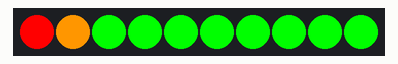
Recording of a sketch running on a simulated Arduino Uno, built with avr-gcc and run on an emulated ATmega328P. Parts: 10 RGB LEDs in strip order, left to right.

Above: at 0.1 s.
At 1.1 s:
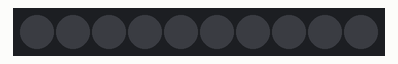
At 2.1 s:
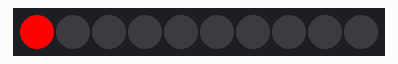
At 3.1 s:
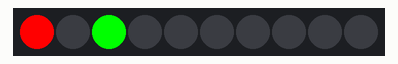
At 5.1 s:
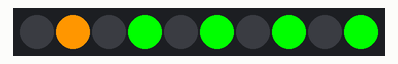
At 7.1 s:
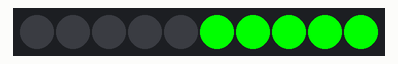

Measured:
- by itself, everything shown: repeats every 8.0 s, in 8 steps
- what the display in image 1 shows lasts 1.0 s, from 1.0 s to 2.0 s

The sketch:

BasicControl.ino
```cpp
/*
Grove LED Bar - Basic Control Example
This example will show you how to use the setBits() function of this library.
Set any combination of LEDs using 10 bits.
Least significant bit controls the first LED.

The setBits() function sets the current state, one bit for each LED.
First 10 bits from the right control the 10 LEDs.

eg. 0b00000jihgfedcba
a = LED 1, b = LED 2, c = LED 3, etc.

dec    hex     binary
0    = 0x0   = 0b000000000000000 = all LEDs off
5    = 0x05  = 0b000000000000101 = LEDs 1 and 3 on, all others off
341  = 0x155 = 0b000000101010101 = LEDs 1,3,5,7,9 on, 2,4,6,8,10 off
1023 = 0x3ff = 0b000001111111111 = all LEDs on
                      |        |
                      10       1

The bits >10 are ignored, shown here as x: 0bxxxxx0000000000
*/

#include <Grove_LED_Bar.h>

Grove_LED_Bar bar(7, 6, 0);  // Clock pin, Data pin, Orientation

void setup()
{
  // nothing to initialize
  bar.begin();
}

void loop()
{
  // Turn on all LEDs
  bar.setBits(0x3ff);
  delay(1000);

  // Turn off all LEDs
  bar.setBits(0x0);
  delay(1000);

  // Turn on LED 1
  // 0b000000000000001 can also be written as 0x1:
  bar.setBits(0b000000000000001);
  delay(1000);

  // Turn on LEDs 1 and 3
  // 0b000000000000101 can also be written as 0x5:
  bar.setBits(0b000000000000101);
  delay(1000);

  // Turn on LEDs 1, 3, 5, 7, 9
  bar.setBits(0x155);
  delay(1000);

  // Turn on LEDs 2, 4, 6, 8, 10
  bar.setBits(0x2AA);
  delay(1000);

  // Turn on LEDs 1, 2, 3, 4, 5
  // 0b000000000011111 == 0x1F
  bar.setBits(0b000000000011111);
  delay(1000);

  // Turn on LEDs 6, 7, 8, 9, 10
  // 0b000001111100000 == 0x3E0
  bar.setBits(0b000001111100000);
  delay(1000);
}
```
